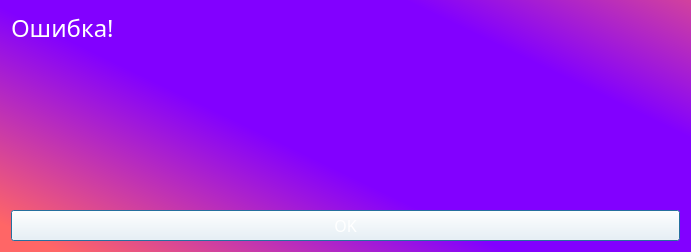
<?xml version="1.0" encoding="UTF-8"?>
<ui version="4.0">
 <class>Dialog</class>
 <widget class="QDialog" name="Dialog">
  <property name="geometry">
   <rect>
    <x>0</x>
    <y>0</y>
    <width>691</width>
    <height>252</height>
   </rect>
  </property>
  <property name="windowTitle">
   <string>Dialog</string>
  </property>
  <property name="styleSheet">
   <string notr="true">QWidget {
	color: white;
	background-color: qlineargradient(spread:reflect, x1:0.647, y1:0.483864, x2:0, y2:0.972, stop:0.298507 rgba(130, 0, 255, 255), stop:0.935323 rgba(255, 102, 102, 255));
	font: 75 12pt Rubik;
}

QLabel {
	background-color: rgba(255, 255, 255, 0);
}

QLineEdit {
	background-color: rgba(255, 255, 255, 0);
}

QComboBox {
	background-color: rgba(255, 255, 255, 0);
}

QPushButton {
	background-color: rgba(255, 255, 255, 0);
}

QPushButton:pressed {	
	color: black;
	background-color: #666;
}

QPushButton:hover {
	background-color: #aaa;
}</string>
  </property>
  <layout class="QVBoxLayout" name="verticalLayout">
   <item>
    <widget class="QLabel" name="title_lbl">
     <property name="sizePolicy">
      <sizepolicy hsizetype="Preferred" vsizetype="Maximum">
       <horstretch>0</horstretch>
       <verstretch>0</verstretch>
      </sizepolicy>
     </property>
     <property name="styleSheet">
      <string notr="true">font-size: 18pt;</string>
     </property>
     <property name="text">
      <string>Ошибка!</string>
     </property>
     <property name="wordWrap">
      <bool>true</bool>
     </property>
    </widget>
   </item>
   <item>
    <widget class="QLabel" name="msg_lbl">
     <property name="styleSheet">
      <string notr="true">font-size: 14pt;</string>
     </property>
     <property name="text">
      <string/>
     </property>
     <property name="alignment">
      <set>Qt::AlignCenter</set>
     </property>
    </widget>
   </item>
   <item>
    <widget class="QPushButton" name="close_btn">
     <property name="text">
      <string>OK</string>
     </property>
    </widget>
   </item>
  </layout>
 </widget>
 <resources/>
 <connections/>
</ui>
